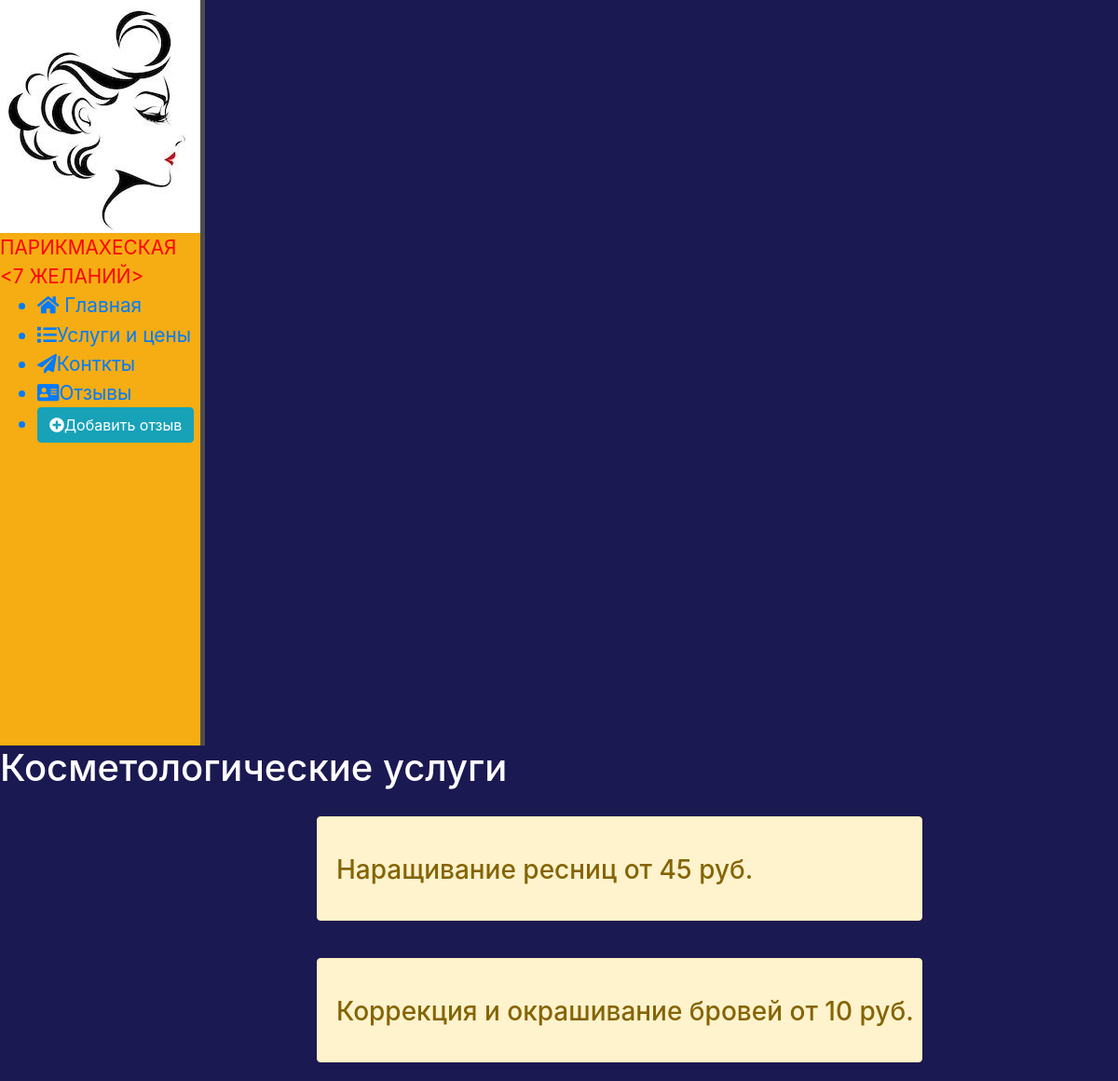
The app's page /cosmetology_services, older data.
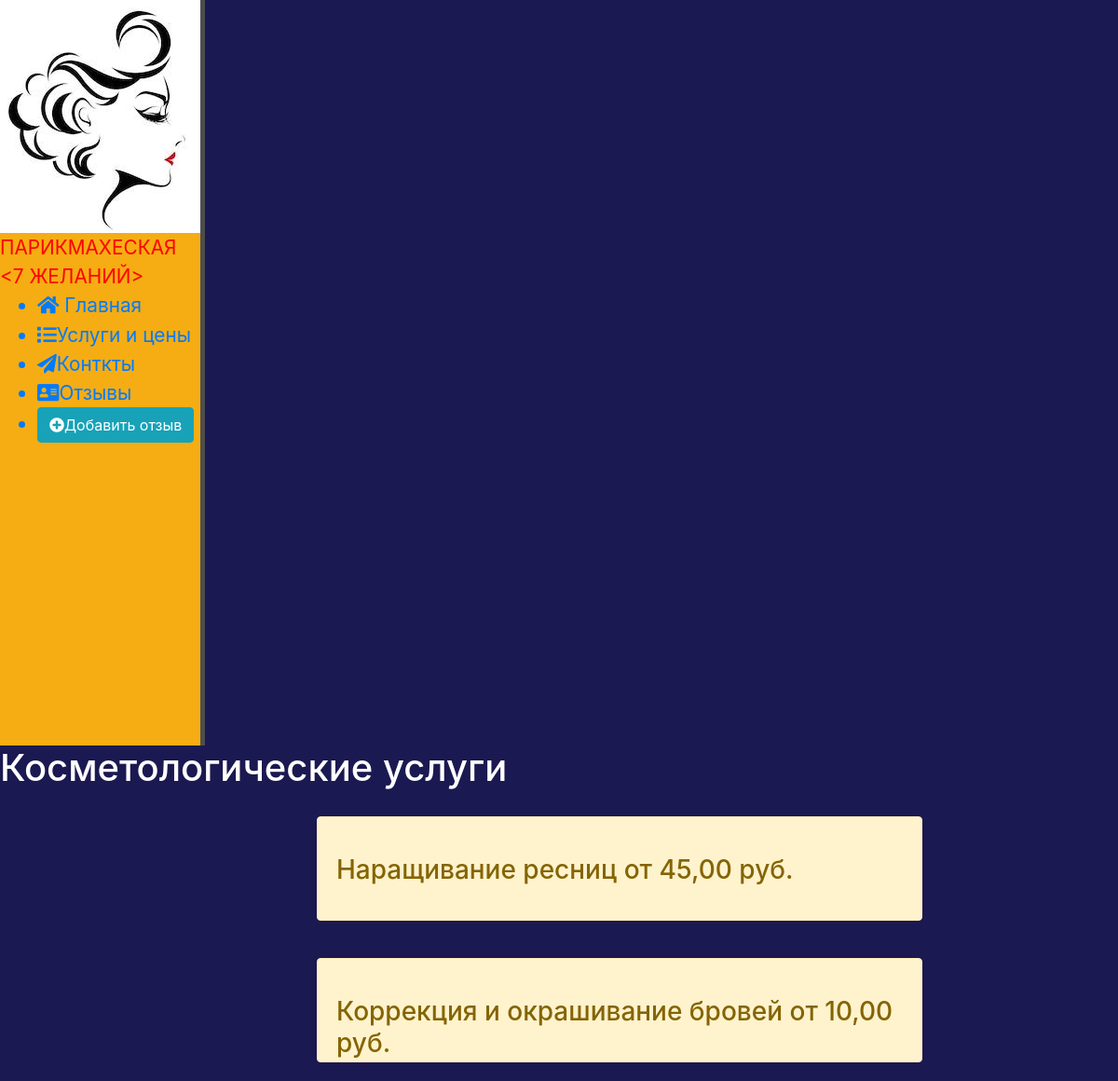
The same page, newer data.
### main/models.py (models this page shows)
class CosmetologyServices(models.Model):
    title = models.CharField(max_length=128, verbose_name="Название услуги")
    price = models.CharField(max_length=100, verbose_name="Цена")
    def __str__(self):
        return f"{self.title} {self.price} руб."

### main/views.py (the view)
# urls.py: path('cosmetology_services', views.cosmetology_services, name='cosmetology_services'),
def cosmetology_services(request):
    cosmetologyServices = CosmetologyServices.objects.all()
    return render(request, 'main/cosmetology_services.html', {'cosmetologyServices': cosmetologyServices})

### main/templates/main/cosmetology_services.html (shortened to what this page needs)
{% extends 'main/layout.html' %}
{% block content %}
     <div class="features">
     <h1>Косметологические услуги</h1>
         {% for el in cosmetologyServices %}
              <div class="alert alert-warning">
                  <h3>{{ el }}</h3>
              </div>
         {% endfor %}
     </div>
{% endblock %}

Row changes from the older to the newer data that the page shows:
changed CosmetologyServices: title+price "Наращивание ресниц от 45 руб." → "Наращивание ресниц от 45,00 руб."
changed CosmetologyServices: title+price "Коррекция и окрашивание бровей от 10 руб." → "Коррекция и окрашивание бровей от 10,00 руб."
